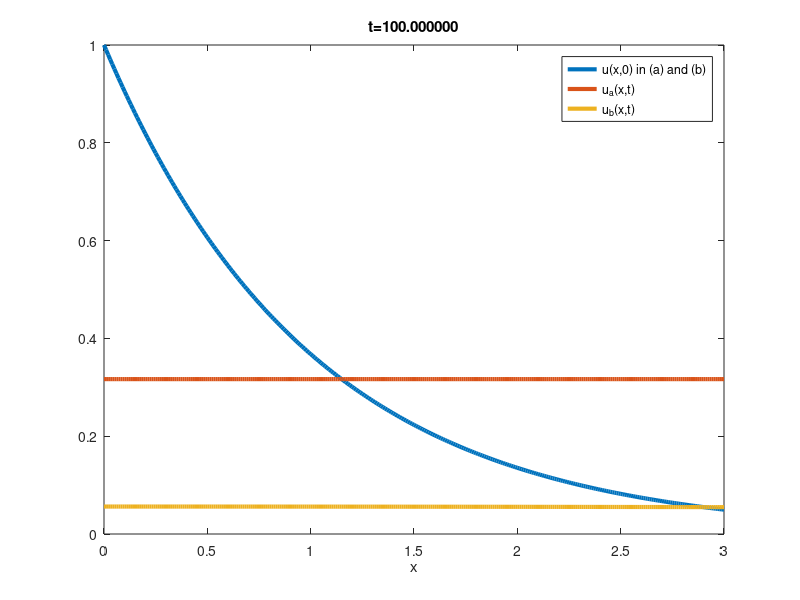

Write the MATLAB code that produced this figure.
% COMPAREHEAT  Show solutions to E1(a) and E1(b) on final exam.

set(0,'defaultlinelinewidth',3.0)
L = 3;
x = 0:.01:L;
for t=10.^(-3:.1:2)
  % part (a)
  ua = ((1-exp(-L)) / L) * ones(size(x));
  sign = 1;
  for n=1:40
    sign = - sign;
    c = 2 * L * (1 - sign * exp(-L)) / (pi^2 * n^2 + L^2);
    ua = ua + c * exp(- n^2 * pi^2 * t / L^2) * cos(pi*n*x/L);
  end
  % part (b)
  z = x / (2*sqrt(t));
  ub = (1/2) * ( exp(t+x) .* erfc(z+sqrt(t)) ...
                 + exp(t-x) .* erfc(-z+sqrt(t)) );
  plot(x,exp(-x),x,ua,x,ub), xlabel x
  legend('u(x,0) in (a) and (b)','u_a(x,t)','u_b(x,t)')
  title(sprintf('t=%f',t))
  pause(0.4)
end

